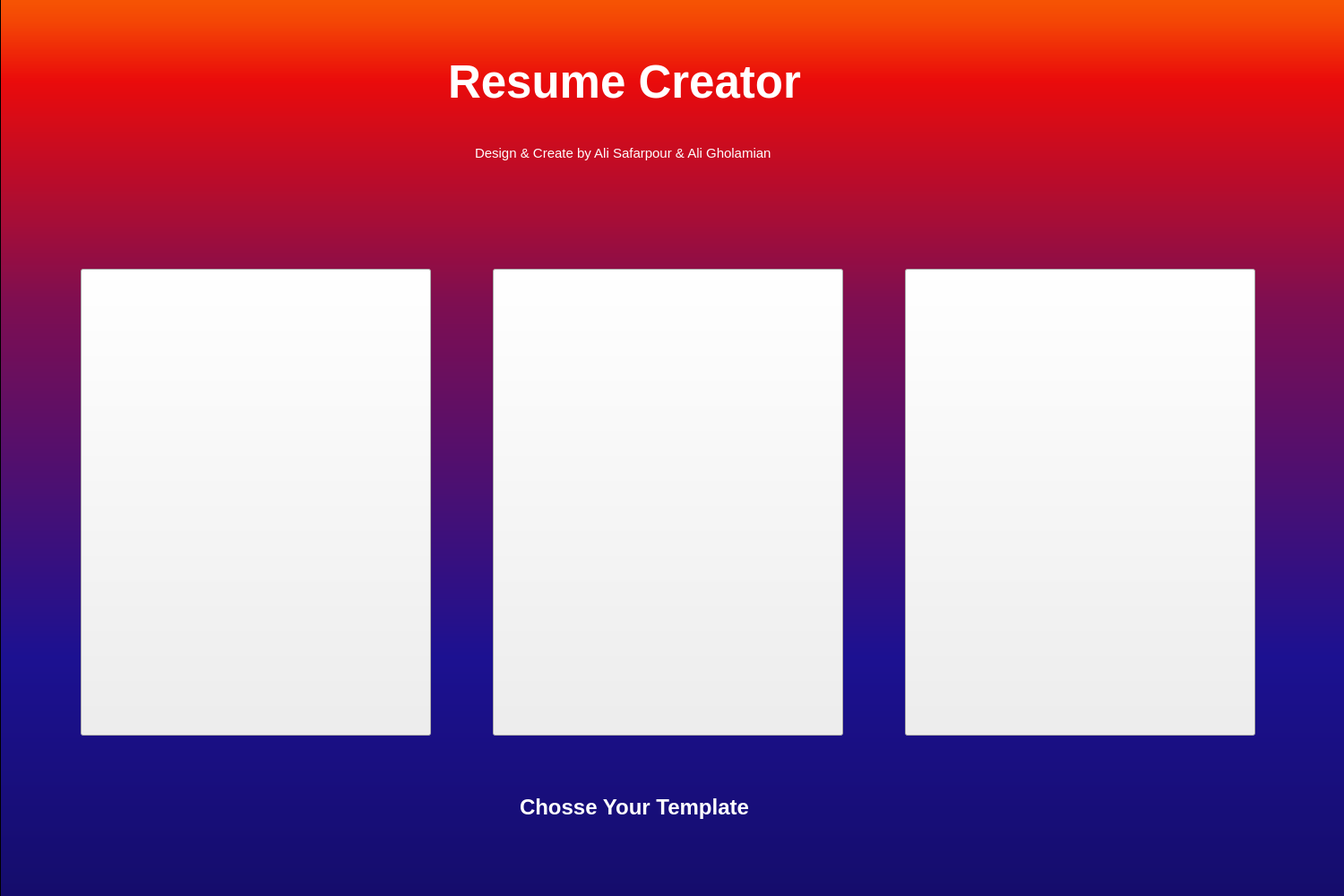
<?xml version="1.0" encoding="UTF-8"?>
<ui version="4.0">
 <class>Gui03</class>
 <widget class="QWidget" name="Gui03">
  <property name="geometry">
   <rect>
    <x>0</x>
    <y>0</y>
    <width>1500</width>
    <height>1000</height>
   </rect>
  </property>
  <property name="mouseTracking">
   <bool>false</bool>
  </property>
  <property name="windowTitle">
   <string>gui</string>
  </property>
  <property name="styleSheet">
   <string notr="true">color: rgb(139, 0, 0);</string>
  </property>
  <widget class="QLabel" name="title">
   <property name="geometry">
    <rect>
     <x>500</x>
     <y>10</y>
     <width>651</width>
     <height>161</height>
    </rect>
   </property>
   <property name="font">
    <font>
     <family>Arial</family>
     <pointsize>38</pointsize>
     <weight>75</weight>
     <bold>true</bold>
    </font>
   </property>
   <property name="styleSheet">
    <string notr="true">color: rgb(255, 255, 255);</string>
   </property>
   <property name="text">
    <string>Resume Creator</string>
   </property>
  </widget>
  <widget class="QLabel" name="title_2">
   <property name="geometry">
    <rect>
     <x>530</x>
     <y>90</y>
     <width>571</width>
     <height>161</height>
    </rect>
   </property>
   <property name="font">
    <font>
     <family>Arial</family>
     <pointsize>11</pointsize>
     <weight>50</weight>
     <bold>false</bold>
    </font>
   </property>
   <property name="styleSheet">
    <string notr="true">color: rgb(255, 255, 255);</string>
   </property>
   <property name="text">
    <string>Design &amp; Create by Ali Safarpour &amp; Ali Gholamian</string>
   </property>
  </widget>
  <widget class="QPushButton" name="Alice">
   <property name="geometry">
    <rect>
     <x>90</x>
     <y>300</y>
     <width>391</width>
     <height>521</height>
    </rect>
   </property>
   <property name="cursor">
    <cursorShape>PointingHandCursor</cursorShape>
   </property>
   <property name="styleSheet">
    <string notr="true">background-image: url(:/AliceCV.jpg);</string>
   </property>
   <property name="text">
    <string/>
   </property>
  </widget>
  <widget class="QPushButton" name="developer">
   <property name="geometry">
    <rect>
     <x>550</x>
     <y>300</y>
     <width>391</width>
     <height>521</height>
    </rect>
   </property>
   <property name="cursor">
    <cursorShape>PointingHandCursor</cursorShape>
   </property>
   <property name="styleSheet">
    <string notr="true">background-image: url(:/DeveloperCV.jpg);</string>
   </property>
   <property name="text">
    <string/>
   </property>
  </widget>
  <widget class="QPushButton" name="modern">
   <property name="geometry">
    <rect>
     <x>1010</x>
     <y>300</y>
     <width>391</width>
     <height>521</height>
    </rect>
   </property>
   <property name="cursor">
    <cursorShape>PointingHandCursor</cursorShape>
   </property>
   <property name="styleSheet">
    <string notr="true">
background-image: url(:/ModernCV.png);</string>
   </property>
   <property name="text">
    <string/>
   </property>
  </widget>
  <widget class="QLabel" name="title_3">
   <property name="geometry">
    <rect>
     <x>580</x>
     <y>820</y>
     <width>431</width>
     <height>161</height>
    </rect>
   </property>
   <property name="font">
    <font>
     <family>Arial</family>
     <pointsize>18</pointsize>
     <weight>75</weight>
     <bold>true</bold>
    </font>
   </property>
   <property name="styleSheet">
    <string notr="true">color: rgb(255, 255, 255);</string>
   </property>
   <property name="text">
    <string>Chosse Your Template</string>
   </property>
  </widget>
  <widget class="QGraphicsView" name="graphicsView">
   <property name="geometry">
    <rect>
     <x>0</x>
     <y>-320</y>
     <width>1511</width>
     <height>1641</height>
    </rect>
   </property>
   <property name="styleSheet">
    <string notr="true">background-color: qlineargradient(spread:pad, x1:0, y1:1, x2:0, y2:0, stop:0 rgba(0, 0, 0, 255), stop:0.05 rgba(14, 8, 73, 255), stop:0.36 rgba(28, 17, 145, 255), stop:0.6 rgba(126, 14, 81, 255), stop:0.75 rgba(234, 11, 11, 255), stop:0.79 rgba(244, 70, 5, 255), stop:0.86 rgba(255, 136, 0, 255), stop:0.935 rgba(239, 236, 55, 255));</string>
   </property>
  </widget>
  <zorder>graphicsView</zorder>
  <zorder>title</zorder>
  <zorder>title_2</zorder>
  <zorder>Alice</zorder>
  <zorder>developer</zorder>
  <zorder>modern</zorder>
  <zorder>title_3</zorder>
 </widget>
 <resources>
  <include location="mainresource.qrc"/>
 </resources>
 <connections/>
</ui>
